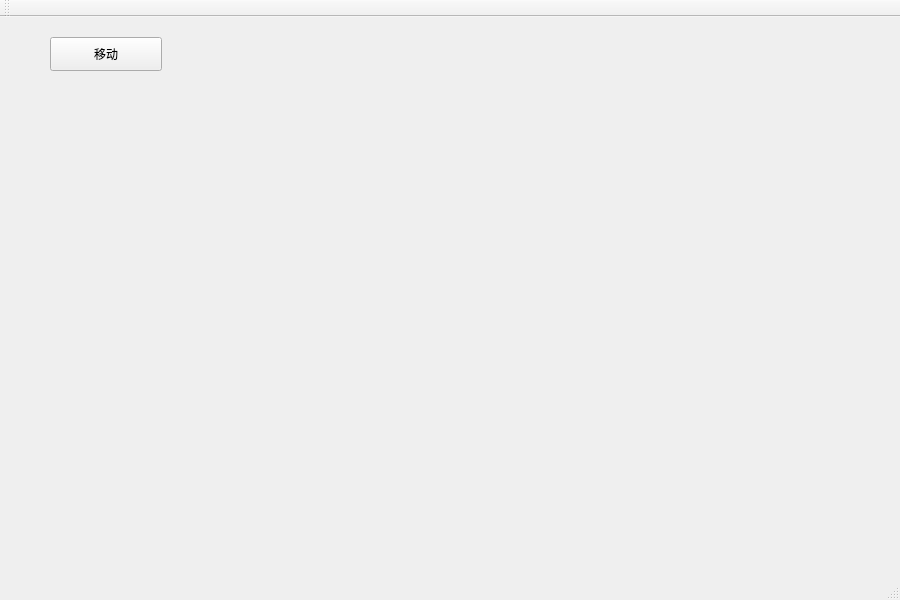
<?xml version="1.0" encoding="UTF-8"?>
<ui version="4.0">
 <class>MissionChooserClass</class>
 <widget class="QMainWindow" name="MissionChooserClass">
  <property name="geometry">
   <rect>
    <x>0</x>
    <y>0</y>
    <width>900</width>
    <height>600</height>
   </rect>
  </property>
  <property name="minimumSize">
   <size>
    <width>900</width>
    <height>600</height>
   </size>
  </property>
  <property name="maximumSize">
   <size>
    <width>900</width>
    <height>600</height>
   </size>
  </property>
  <property name="windowTitle">
   <string>MissionChooser</string>
  </property>
  <widget class="QWidget" name="centralWidget">
   <widget class="QPushButton" name="MoveMissionBtn">
    <property name="geometry">
     <rect>
      <x>50</x>
      <y>20</y>
      <width>112</width>
      <height>34</height>
     </rect>
    </property>
    <property name="text">
     <string>移动</string>
    </property>
   </widget>
  </widget>
  <widget class="QMenuBar" name="menuBar">
   <property name="geometry">
    <rect>
     <x>0</x>
     <y>0</y>
     <width>900</width>
     <height>30</height>
    </rect>
   </property>
  </widget>
  <widget class="QToolBar" name="mainToolBar">
   <attribute name="toolBarArea">
    <enum>TopToolBarArea</enum>
   </attribute>
   <attribute name="toolBarBreak">
    <bool>false</bool>
   </attribute>
  </widget>
  <widget class="QStatusBar" name="statusBar"/>
 </widget>
 <layoutdefault spacing="6" margin="11"/>
 <resources/>
 <connections/>
</ui>
